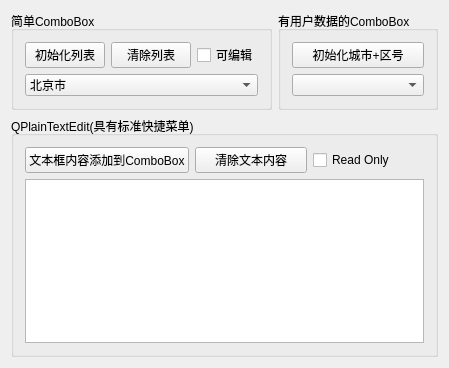
<?xml version="1.0" encoding="UTF-8"?>
<ui version="4.0">
 <class>Widget</class>
 <widget class="QWidget" name="Widget">
  <property name="geometry">
   <rect>
    <x>0</x>
    <y>0</y>
    <width>443</width>
    <height>368</height>
   </rect>
  </property>
  <property name="windowTitle">
   <string>Widget</string>
  </property>
  <layout class="QGridLayout" name="gridLayout_2">
   <item row="0" column="0">
    <layout class="QHBoxLayout" name="horizontalLayout_2">
     <item>
      <widget class="QGroupBox" name="groupBox">
       <property name="title">
        <string>简单ComboBox</string>
       </property>
       <layout class="QGridLayout" name="gridLayout">
        <item row="0" column="0">
         <widget class="QPushButton" name="btnIniItems">
          <property name="text">
           <string>初始化列表</string>
          </property>
         </widget>
        </item>
        <item row="0" column="1">
         <widget class="QPushButton" name="btnClearItems">
          <property name="text">
           <string>清除列表</string>
          </property>
         </widget>
        </item>
        <item row="0" column="2">
         <widget class="QCheckBox" name="chkBoxEditable">
          <property name="maximumSize">
           <size>
            <width>200</width>
            <height>16777215</height>
           </size>
          </property>
          <property name="text">
           <string>可编辑</string>
          </property>
         </widget>
        </item>
        <item row="1" column="0" colspan="3">
         <widget class="QComboBox" name="comboBox">
          <property name="editable">
           <bool>false</bool>
          </property>
          <property name="currentIndex">
           <number>0</number>
          </property>
          <item>
           <property name="text">
            <string>北京市</string>
           </property>
           <property name="icon">
            <iconset resource="res.qrc">
             <normaloff>:/images/icons/UNIT.ICO</normaloff>:/images/icons/UNIT.ICO</iconset>
           </property>
          </item>
          <item>
           <property name="text">
            <string>上海市</string>
           </property>
           <property name="icon">
            <iconset resource="res.qrc">
             <normaloff>:/images/icons/UNIT.ICO</normaloff>:/images/icons/UNIT.ICO</iconset>
           </property>
          </item>
         </widget>
        </item>
       </layout>
      </widget>
     </item>
     <item>
      <widget class="QGroupBox" name="groupBox_3">
       <property name="title">
        <string>有用户数据的ComboBox</string>
       </property>
       <layout class="QVBoxLayout" name="verticalLayout_2">
        <item>
         <widget class="QPushButton" name="btnIni2">
          <property name="text">
           <string>初始化城市+区号</string>
          </property>
         </widget>
        </item>
        <item>
         <widget class="QComboBox" name="comboBox2"/>
        </item>
       </layout>
      </widget>
     </item>
    </layout>
   </item>
   <item row="1" column="0">
    <widget class="QGroupBox" name="groupBox_2">
     <property name="title">
      <string>QPlainTextEdit(具有标准快捷菜单)</string>
     </property>
     <layout class="QVBoxLayout" name="verticalLayout">
      <item>
       <layout class="QHBoxLayout" name="horizontalLayout">
        <item>
         <widget class="QPushButton" name="btnToComboBox">
          <property name="text">
           <string>文本框内容添加到ComboBox</string>
          </property>
         </widget>
        </item>
        <item>
         <widget class="QPushButton" name="btnClearText">
          <property name="text">
           <string>清除文本内容</string>
          </property>
         </widget>
        </item>
        <item>
         <widget class="QCheckBox" name="chkBoxReadonly">
          <property name="maximumSize">
           <size>
            <width>200</width>
            <height>16777215</height>
           </size>
          </property>
          <property name="layoutDirection">
           <enum>Qt::LeftToRight</enum>
          </property>
          <property name="text">
           <string>Read Only</string>
          </property>
         </widget>
        </item>
       </layout>
      </item>
      <item>
       <widget class="QPlainTextEdit" name="plainTextEdit"/>
      </item>
     </layout>
    </widget>
   </item>
  </layout>
 </widget>
 <layoutdefault spacing="6" margin="11"/>
 <resources>
  <include location="res.qrc"/>
 </resources>
 <connections/>
</ui>
